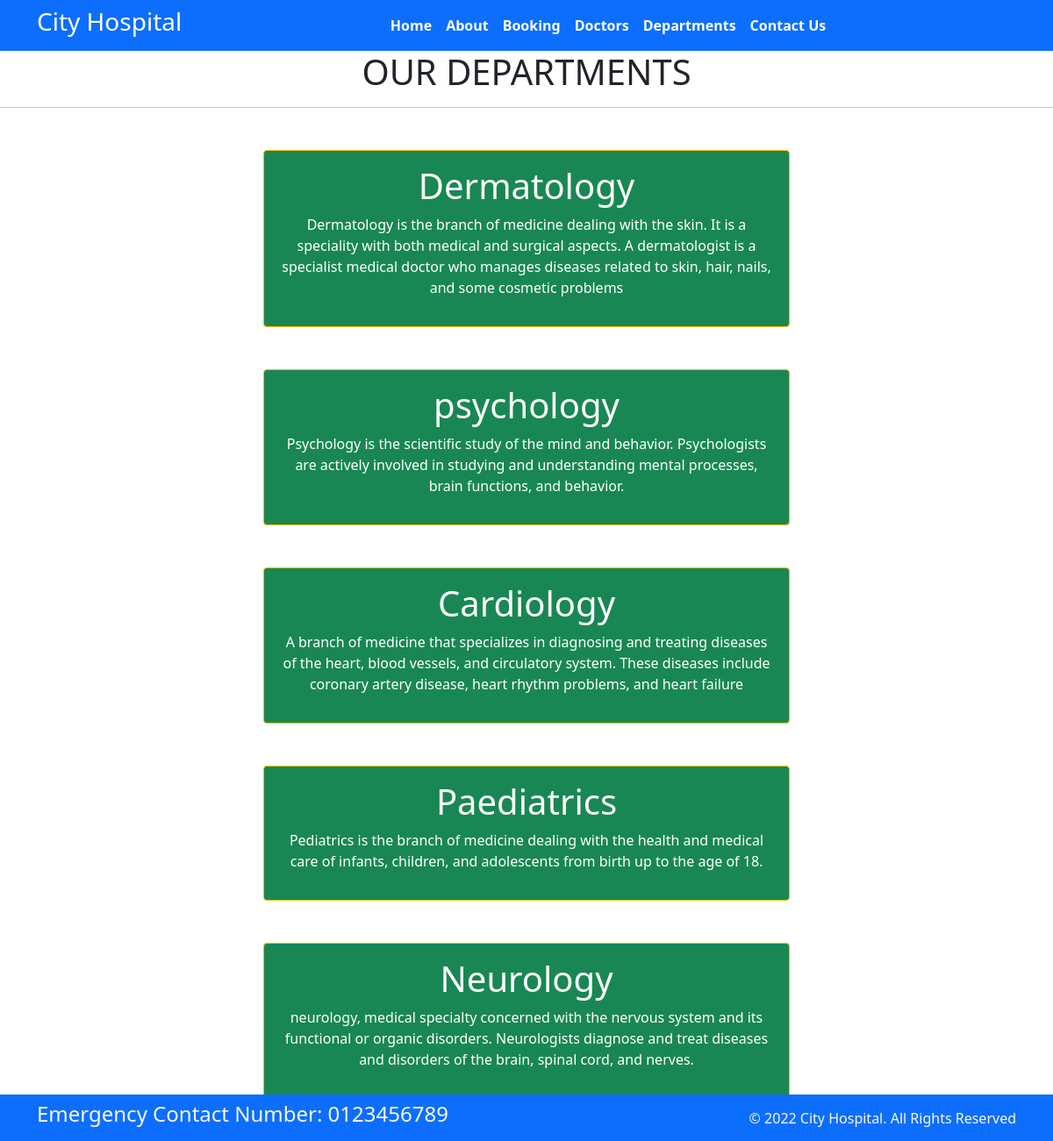
Page /department/ on the committed database.
### home/models.py (models this page shows, shortened)
class Departments(models.Model):
    dep_name=models.CharField(max_length=100)
    dep_description=models.TextField()

### home/views.py (the view)
# urls.py: path('department/',views.department,name='department'),
def  department(request):
    dict_dept={
        'dept':Departments.objects.all()
    }
    return render(request,'department.html',dict_dept)

### templates/department.html (shortened to what this page needs)
{% extends  'base1.html'%}
{% block content%}
<h1 class="text-center">OUR DEPARTMENTS</H1>
<HR>
    {% for d in dept  %}
    <div class="mx-auto  w-50  bg-success text-center text-white p-3 my-5 border border-warning rounded ">
        <h1>{{d.dep_name}}</h1>
        <p>{{d.dep_description}}</p>
    </div>
    {%endfor%}
{%endblock%}

### rows in the picture
Departments: dep_name "Dermatology", dep_description "Dermatology is the branch of medicine dealing with the skin. It is a speciality with both medical and surgical aspects. A dermatologist is a specialist medical doctor who manages diseases related to skin, hair, nails, and some cosmetic problems"
Departments: dep_name "psychology", dep_description "Psychology is the scientific study of the mind and behavior. Psychologists are actively involved in studying and understanding mental processes, brain functions, and behavior."
Departments: dep_name "Cardiology", dep_description "A branch of medicine that specializes in diagnosing and treating diseases of the heart, blood vessels, and circulatory system. These diseases include coronary artery disease, heart rhythm problems, and heart failure"
Departments: dep_name "Paediatrics", dep_description "Pediatrics is the branch of medicine dealing with the health and medical care of infants, children, and adolescents from birth up to the age of 18."
Departments: dep_name "Neurology", dep_description "neurology, medical specialty concerned with the nervous system and its functional or organic disorders. Neurologists diagnose and treat diseases and disorders of the brain, spinal cord, and nerves."
